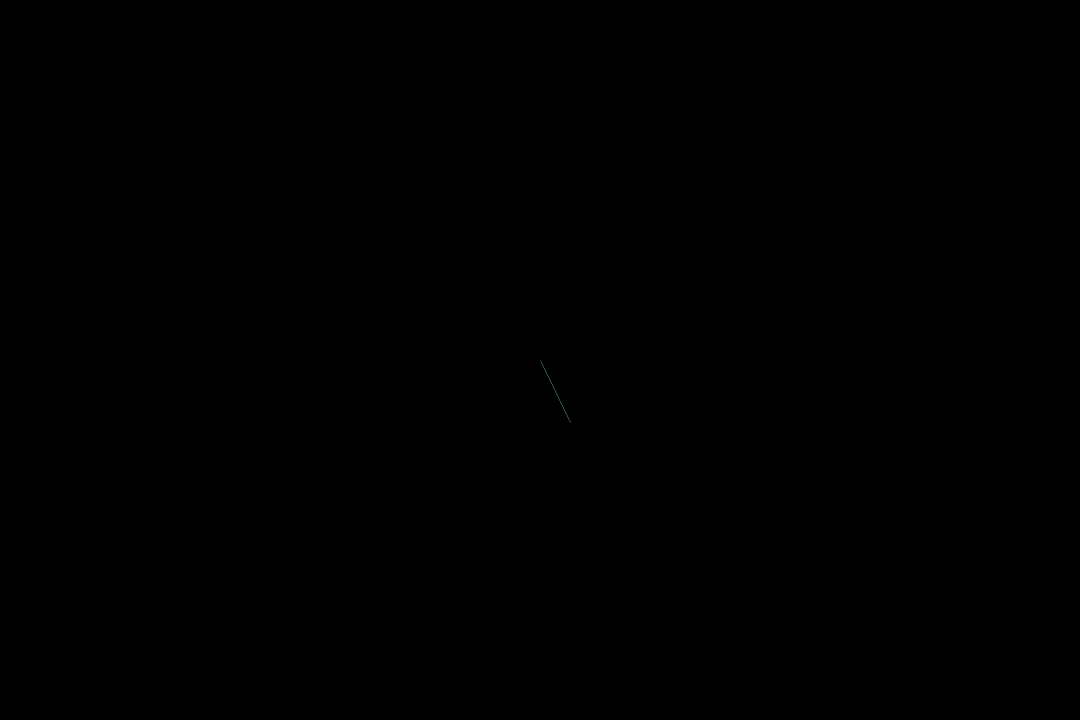
Frame 1 (no input)
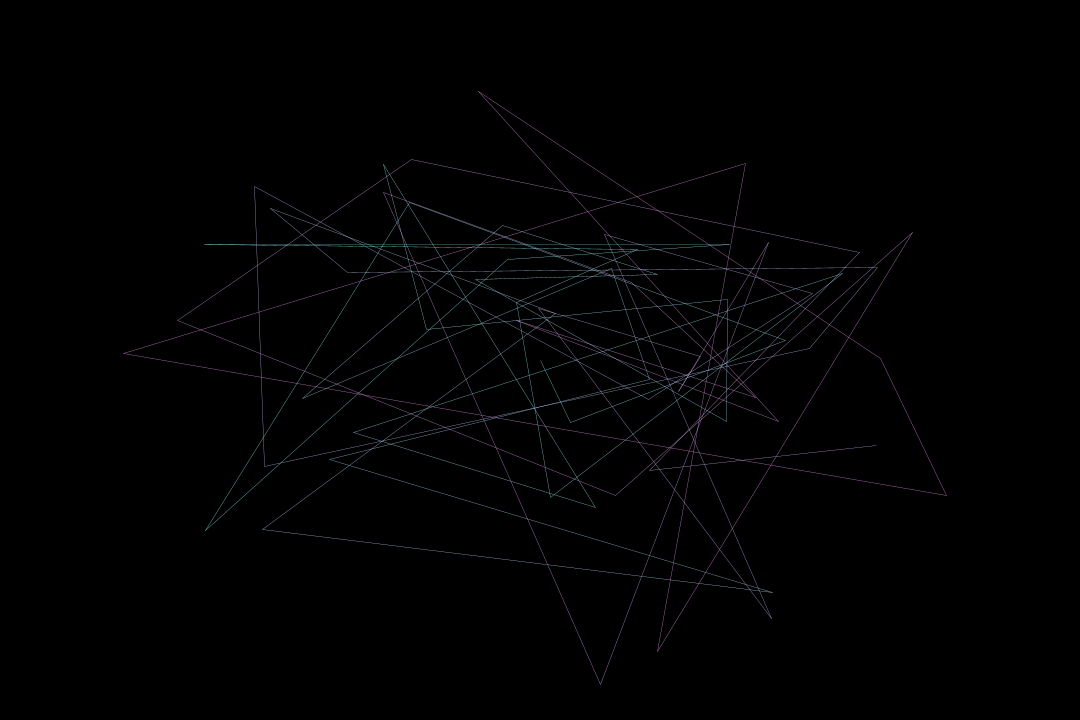
Frame 60 (the mouse pressed at the canvas centre just before this capture)
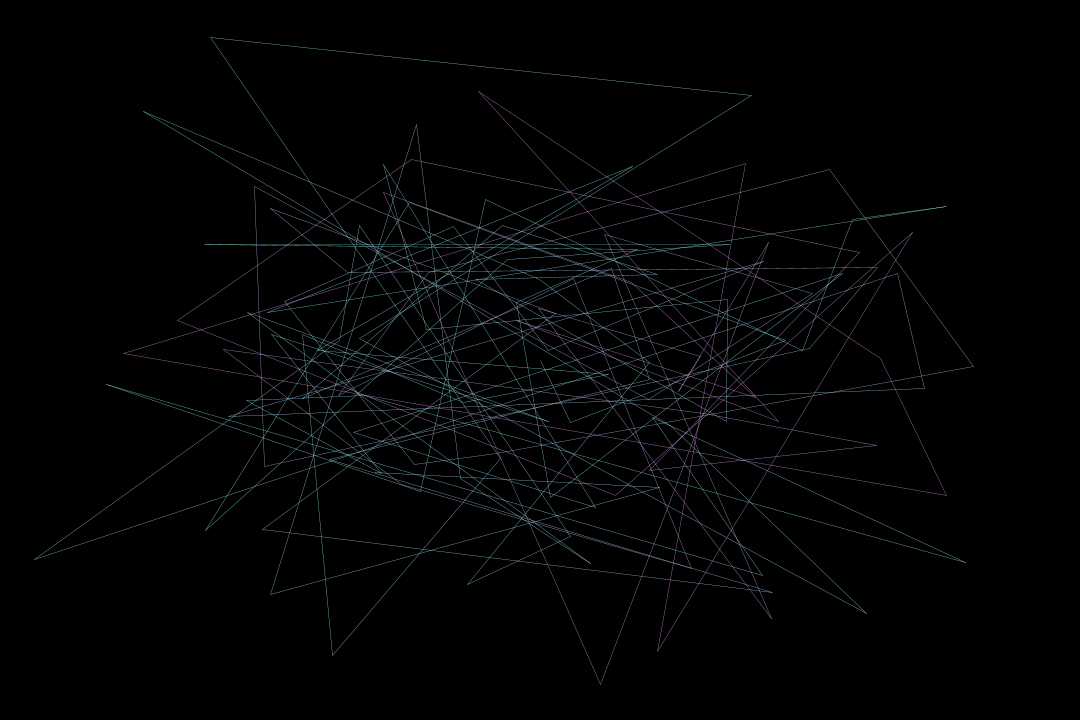
Frame 120 (the mouse held since frame 60 and released just before this capture)

The Processing sketch that drew these frames (run headless with seeded random() and noise(); from frame 60 on, the mouse is pressed at the canvas centre):

// Processing sketch: Gaussian_testing
// ── Gaussian_testing.pde
float x;
float y;
float lx=0;
float ly=0;

void setup(){
  background(0,0,0);
  size(1080,720);
}

void draw(){
  translate(width/2,height/2);
  x=randomGaussian()*width/5;
  y=randomGaussian()*height/5;
  print(x,y);
  stroke(255-105*abs(cos(PI*frameCount/100)),150+105*abs(cos(PI*frameCount/100)),255);
  strokeWeight(0.3);
  line(lx,ly,x,y);
  lx=x;
  ly=y;
}
